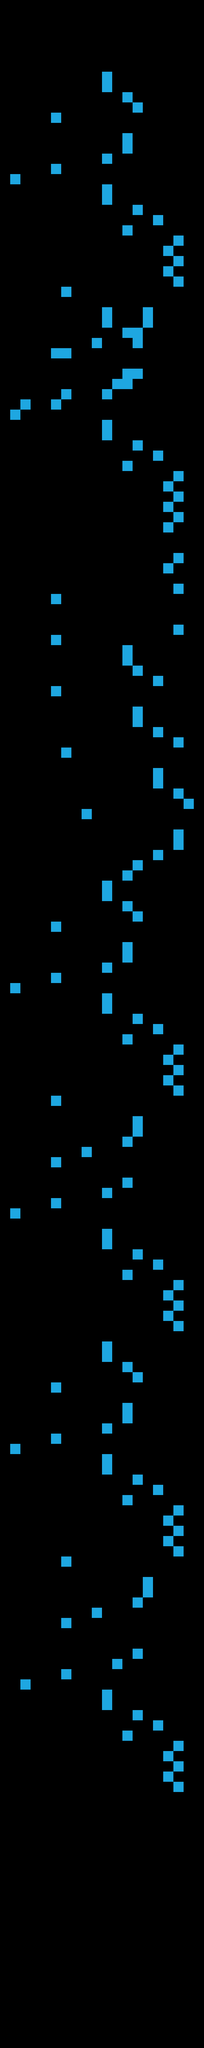

Rendered tile map (Tiled .tmx) drawn with the repository's tilesets; below, a short description and the map source with its tile grids summarised:
An orthogonal 20x200 tile map with 32x32 px tiles, 2 tile layers (notes, success), 2 tilesets.

<map version="1.0" orientation="orthogonal" renderorder="right-down" width="20" height="200" tilewidth="32" tileheight="32" nextobjectid="21">
 <tileset firstgid="1" name="blueSheet" tilewidth="32" tileheight="32" tilecount="128">
  <image source="../blueSheet.png" width="512" height="256" />
 </tileset>
 <tileset firstgid="129" name="greenSheet" tilewidth="32" tileheight="32" tilecount="128">
  <image source="../UIpack/Spritesheet/greenSheet.png" width="512" height="256" />
 </tileset>
 <layer name="notes" width="20" height="200">
  <data>[4000 cells, 157 non-empty, 1 distinct tile ids]</data>
 </layer>
 <layer name="success" width="20" height="200">
  <data>[4000 cells, 0 non-empty, 0 distinct tile ids]</data>
 </layer>
</map>
